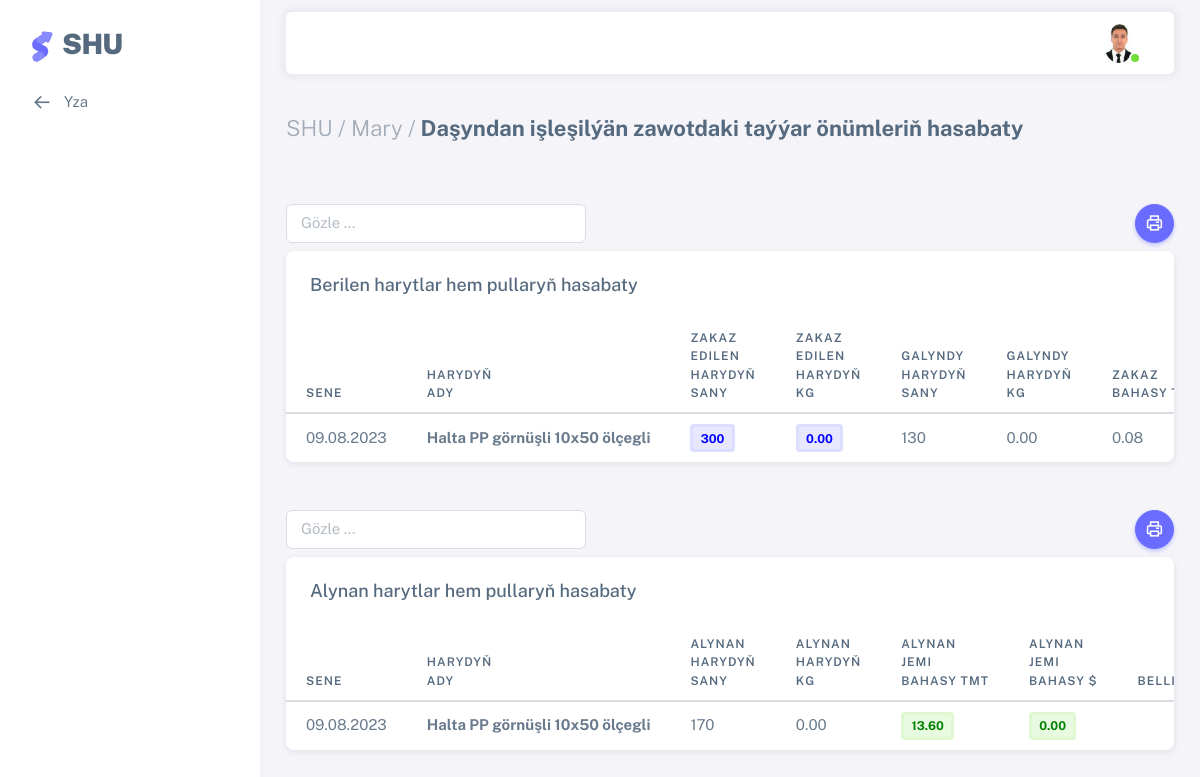
/sklad_daszawod/ (signed in), run on the app's committed database.
### users/models.py (models this page shows, shortened)
class AllUsers(AbstractUser):
    username = models.CharField(max_length=100, unique=True)
    office = models.ForeignKey(Office, on_delete=models.CASCADE, null=True)
    sehs = models.ForeignKey(Sehler, related_name='user_sehs', on_delete=models.CASCADE, null=True, blank=True)
    bolum = models.ForeignKey(Bolum, on_delete=models.CASCADE,null=True)
    wez = models.ForeignKey(Wez, on_delete=models.CASCADE, null=True)
    first_name = models.CharField(max_length=100)
    last_name = models.CharField(max_length=100)
    middle_name = models.CharField(max_length=100, null=True, blank=True)
    birth_date = models.DateField("Doglan senesi", default=timezone.now)
    tel = models.CharField("Telefon belgisi", max_length=12, null=True, blank=True)
    email = models.EmailField(unique=True)
    address = models.TextField(null=True, blank=True)
    user_code = models.CharField(max_length=12, unique=True, default=random_string, null=True, blank=True)
    image = models.ImageField(default='default.png', upload_to='profile_pics')

class Office(models.Model):
    name = models.CharField("Edara-kärhananyň ady", max_length=1000, null=True, blank=True)
    tel = models.CharField("Telefon belgisi", null=True, blank=True, max_length=12)
    reg_num = models.CharField("reg nomer", max_length=100, null=True, blank=True,)
    ind_num = models.CharField("indeks nomer", max_length=100, null=True, blank=True,)
    kpp_num = models.CharField(max_length=100, null=True, blank=True)
    address = models.TextField("Salgysy", null=True, blank=True)
    description = models.TextField("Gysga beyany", null=True, blank=True)
    slug = models.SlugField(max_length=300, unique=True, db_index=True, verbose_name="URL")
    def __str__(self):
        return self.name
    class Meta:
        verbose_name = 'Edara-kärhana'
        verbose_name_plural = 'Edara-kärhanalar'

### shu/models.py (models this page shows, shortened)
class Das_isleyan_zawodlar(models.Model):
    zawod = models.ForeignKey(Das_zawod, on_delete=models.CASCADE,null=True, blank=True)
    harydyn_ady = models.CharField("Harydyň ady", max_length=500, blank=True,null=True)
    b_haryt_sany = models.IntegerField("Zakaz harydyň sany",null=True, blank=True, default=0)
    b_haryt_kg = models.DecimalField("Zakaz haryt kg",default=0,max_digits=10, decimal_places=2, null=True, blank=True)
    g_haryt_sany = models.IntegerField("Galan harydyň sany",null=True, blank=True, default=0)
    g_haryt_kg = models.DecimalField("Galan haryt kg",default=0,max_digits=10, decimal_places=2, null=True, blank=True)
    b_bahasy_m = models.DecimalField("Berilen bahasy TMT",default=0,max_digits=10, decimal_places=2, null=True, blank=True)
    b_bahasy_d = models.DecimalField("Berilen Bahasy $",default=0,max_digits=10, decimal_places=2, null=True, blank=True)
    satylan_haryt_sany = models.IntegerField("Satylan harydyň sany",null=True, blank=True, default=0)
    satylan_haryt_kg = models.DecimalField("Satylan harydyň kg",default=0,max_digits=10, decimal_places=2, null=True, blank=True)
    b_jemi_bahasy_m = models.DecimalField("Berilen jemi bahasy TMT",default=0,max_digits=10, decimal_places=2, null=True, blank=True)
    b_jemi_bahasy_d = models.DecimalField("Berilen jemi bahasy $",default=0,max_digits=10, decimal_places=2, null=True, blank=True)
    tapawut_m = models.DecimalField("Tapawudy TMT",default=0,max_digits=10, decimal_places=2, null=True, blank=True)
    tapawut_d = models.DecimalField("Tapawudy $",default=0,max_digits=10, decimal_places=2, null=True, blank=True)
    bellik = models.TextField("Bellik",blank=True, null=True)
    sene = models.DateField("Senesi", default=timezone.now, null=True, blank=True)
    has_sene = models.IntegerField("Senesi",null=True, blank=True, default=None)
    class Meta:
        verbose_name = 'Daşyndan işleşilýän zawoda berilen harydy'
        verbose_name_plural = 'Daşyndan işleşilýän zawoda berilen harytlary'

class Das_is_zawod_Alynan(models.Model):
    zak_berilen = models.ForeignKey(Das_isleyan_zawodlar, on_delete=models.CASCADE,null=True, blank=True)
    zawod = models.ForeignKey(Das_zawod, on_delete=models.CASCADE,null=True, blank=True)
    harydyn_ady = models.CharField("Harydyň ady", max_length=500, blank=True,null=True)
    a_haryt_sany = models.IntegerField("Alynan harydyň sany",null=True, blank=True, default=0)
    a_haryt_kg = models.DecimalField("Alynan haryt kg",default=0,max_digits=10, decimal_places=2, null=True, blank=True)
    a_jemi_bahasy_m = models.DecimalField("Alynan jemi bahasy TMT",default=0,max_digits=10, decimal_places=2, null=True, blank=True)
    a_jemi_bahasy_d = models.DecimalField("Alynan jemi bahasy $",default=0,max_digits=10, decimal_places=2, null=True, blank=True)
    bellik = models.TextField("Bellik",blank=True, null=True)
    sene = models.DateField("Senesi", default=timezone.now, null=True, blank=True)
    has_sene = models.IntegerField("Senesi",null=True, blank=True, default=None)
    class Meta:
        verbose_name = 'Daşyndan işleşilýän zawoda alynan harydy'
        verbose_name_plural = 'Daşyndan işleşilýän zawoda alynan harytlary'

### shu/views.py (the view)
# urls.py: path('sklad_daszawod/', views.Sklad_das_zawod, name='sklad-das-zawod'),
@login_required(login_url='login')
def Sklad_das_zawod(request):
    page_title = _('Daşyndan işleşilýän zawotdaki taýýar önümleriň hasabaty')
    zaw=Das_isleyan_zawodlar.objects.all().order_by("sene")
    alynan = Das_is_zawod_Alynan.objects.all().order_by("sene")
    paginator = Paginator(zaw, 10)
    page = request.GET.get('page')
    try:
        myuser = paginator.get_page(page)
    except PageNotAnInteger:
        myuser = paginator.page(1)
    except EmptyPage:
        myuser = paginator.page(paginator.num_pages)
    context = {'title': page_title,'myuser':myuser,'alynan':alynan}
    return render(request, 'shu/sklad_daszawod.html', context)

### users/models.py (called while the page is built)
    def __str__(self):
        return self.name

### shu/templates/shu/sklad_daszawod.html (shortened to what this page needs)
{% extends 'shu/base.html' %}
{% load i18n %}
{% load crispy_forms_tags %}
{% load static %}
{% block menu %}
<li class="menu-item">
  <a href="{% url 'sklad' %}" class="menu-link">
    <i class="menu-icon tf-icons bx bx-arrow-back"></i>
    <div>Yza</div>
  </a>
</li>
{% endblock menu %}
{% block content %}
<div class="content-wrapper">
    <div class="container-xxl flex-grow-1 container-p-y">
      <h4 class="fw-bold py-3 mb-4"><span class="text-muted fw-light">SHU / {{ user.office|default_if_none:"" }} /</span> {{ title }}</h4>
    <a><button style="float:right;" onclick="printData2()" class="btn rounded-pill btn-icon btn-primary"> <i class="tf-icons bx bx-printer"></i></button>
    <input class="form-control mb-2 mt-5" style="width:300px;" id='myInput2' onkeyup='myFunction2()' type='text' placeholder="Gözle ..."></a>
    <div class="card" id="printTable">
      <h5 class="card-header">Berilen harytlar hem pullaryň hasabaty</h5>
      <div class="table-responsive text-nowrap">
        <table class="table table-hover" id="myTable2">
          <thead>
            <tr>
              <th>Sene</th>
              <th>Harydyň<br>ady</th>
              <th>Zakaz<br>edilen<br>harydyň<br>sany</th>
              <th>Zakaz<br>edilen<br>harydyň<br>kg</th>
              <th>Galyndy<br>harydyň<br>sany</th>
              <th>Galyndy<br>harydyň<br>kg</th>
              <th>Zakaz<br>bahasy TMT</th>
            </tr>
          </thead>
          <tbody class="table-border-bottom-0">
            {% for deg in myuser %}
            <tr>
              <td>{{deg.sene|date:"d.m.Y"}}</td>
              <td><strong>{{deg.harydyn_ady|default_if_none:""}}</strong></td>
              <td><span class="badge bg-label-primary border-light-primary me-1"><strong style="color:Blue;">{{deg.b_haryt_sany|default_if_none:""}}</td>
              <td><span class="badge bg-label-primary border-light-primary me-1"><strong style="color:Blue;">{{deg.b_haryt_kg|floatformat:2|default_if_none:""}}</td>
              <td>{{deg.g_haryt_sany|default_if_none:""}}</td>
              <td>{{deg.g_haryt_kg|floatformat:2|default_if_none:""}}</td>
              <td>{{deg.b_bahasy_m|floatformat:2|default_if_none:""}}</td>
            </tr>
            {% endfor %}
          </tbody>
        </table>
      </div>
    </div>
    <a><button style="float:right;" onclick="printData1()" class="btn rounded-pill btn-icon btn-primary"> <i class="tf-icons bx bx-printer"></i></button>
    <input class="form-control mb-2 mt-5" style="width:300px;" id='myInput1' onkeyup='myFunction1()' type='text' placeholder="Gözle ..."></a>
    <div class="card mb-5" id="printTable1">
      <h5 class="card-header">Alynan harytlar hem pullaryň hasabaty</h5>
      <div class="table-responsive text-nowrap">
        <table class="table table-hover" id="myTable1">
          <thead>
            <tr>
              <th>Sene</th>
              <th>Harydyň<br>ady</th>
              <th>Alynan<br>harydyň<br>sany</th>
              <th>Alynan<br>harydyň<br>kg</th>
              <th>Alynan<br>jemi<br>bahasy TMT</th>
              <th>Alynan<br>jemi<br>bahasy $</th>
              <th>Bellik</th>
            </tr>
          </thead>
          <tbody class="table-border-bottom-0">
            {% for deg in alynan %}
            <tr>
              <td>{{deg.sene|date:"d.m.Y"}}</td>
              <td><strong>{{deg.harydyn_ady|default_if_none:""}}</strong></td>
              <td>{{deg.a_haryt_sany|default_if_none:""}}</td>
              <td>{{deg.a_haryt_kg|floatformat:2|default_if_none:""}}</td>
              <td><span class="badge bg-label-success border-light-success me-1"><strong style="color:Green;">{{deg.a_jemi_bahasy_m|floatformat:2|default_if_none:""}}<strong></span></td>
              <td><span class="badge bg-label-success border-light-success me-1"><strong style="color:Green;">{{deg.a_jemi_bahasy_d|floatformat:2|default_if_none:""}}</strong></span></td>
              <td>{{deg.bellik|default_if_none:""}}</td>
            </tr>
            {% endfor %}
          </tbody>
        </table>
      </div>
    </div>
  </div>
</div>
{% endblock content %}

### templates/include/header.html (shortened to what this page needs)
	{% load static i18n %}
	{% load crispy_forms_tags %}
		<nav class="layout-navbar container-xxl navbar navbar-expand-xl navbar-detached align-items-center bg-navbar-theme" id="layout-navbar">
		  <div class="navbar-nav-right d-flex align-items-center" id="navbar-collapse">
			<ul class="navbar-nav flex-row align-items-center ms-auto">
			  <li class="nav-item navbar-dropdown dropdown-user dropdown">
				<a class="nav-link dropdown-toggle hide-arrow" href="javascript:void(0);" data-bs-toggle="dropdown">
				  <div class="avatar avatar-online">
					<img src="{{ user.image.url }}" onerror="this.onerror=null;this.src='{% static 'assets/img/avatars/default.png' %}'" alt class="w-px-30 h-auto rounded-circle" />
				  </div>
				</a>
			  </li>
			</ul>
		  </div>
		</nav>

### data on the page
AllUsers: image (picture), office "Mary"
Das_isleyan_zawodlar: sene "09.08.2023", harydyn_ady "Halta PP görnüşli 10x50 ölçegli", b_haryt_sany "300", b_haryt_kg "0.00", g_haryt_sany "130", g_haryt_kg "0.00", b_bahasy_m "0.08"
Das_is_zawod_Alynan: sene "09.08.2023", harydyn_ady "Halta PP görnüşli 10x50 ölçegli", a_haryt_sany "170", a_haryt_kg "0.00", a_jemi_bahasy_m "13.60", a_jemi_bahasy_d "0.00"

### other printed values
{{ title }} "Daşyndan işleşilýän zawotdaki taýýar önümleriň hasabaty"
